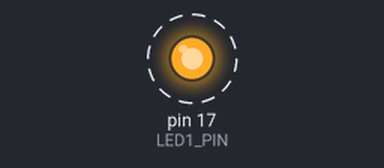
Recording of a sketch running on a simulated Arduino Uno, built with avr-gcc and run on an emulated ATmega328P. Parts: output pins drawn as LEDs (lit = HIGH). Dashed ring = blinking. What the sketch prints to the serial monitor is not drawn.

Above: at 0.5 s.
Timing chart, 0 to 4.6 s (numbered marks = the images above):
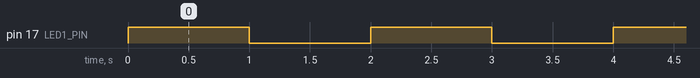

The sketch:

Blink.ino
```cpp
/*
	Blink
	Date : 2024/10/02
	Author : IE2B H.Masaki
*/

//ピン番号をマクロで定義
#define LED1_PIN 17 // 赤色LED
/*
	アドバイス！
	マクロとは、プログラム内の文字列をあらかじめ定義した規則に従って置き換えられる機能のこと。#define 修飾子でマクロ化ができ、主にピン番号を定義するのに使用する。
	変数や定数とは違いデータ型を持たず、コンパイル前に置き換えられるので値を保持することは出来ないが、その分メモリ領域を割かずに別の文字列として扱うことができ、可読性が向上する。
	コード全てを置き換えてしまうので、他の命令文と重複しないよう命名すること。
*/

void setup() {
  Serial.begin(115200); // シリアル通信の転送レート（bps）を設定
  pinMode(LED1_PIN, OUTPUT); // LEDのピンを出力に設定
}

void loop() {
  digitalWrite(LED1_PIN, HIGH);  // LEDにHIGHを出力し点灯する
  Serial.println("点灯");   // シリアルモニタに出力
  delay(1000);    // 1秒待機

  digitalWrite(LED1_PIN, LOW);   // LEDにLOWを出力し消灯する
  Serial.println("消灯");   //　シリアルモニタに出力
  delay(1000);    // 1秒待機
}
```

Measured:
- by itself, pin 17 (LED1_PIN): alternates HIGH for 1.0 s and LOW for 1.0 s
